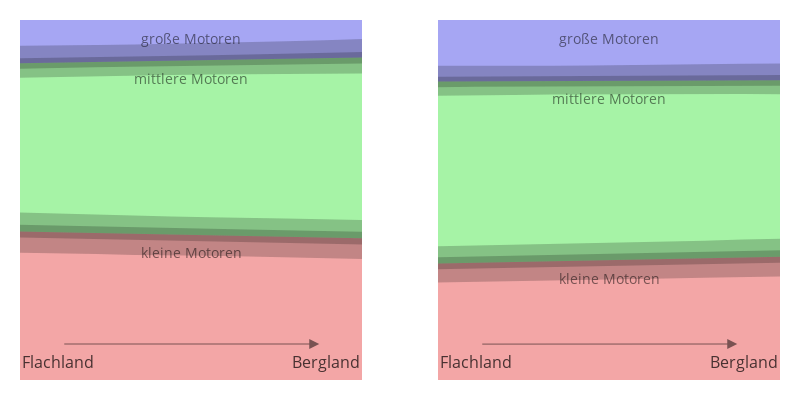

The code cell stored with this chart in its notebook:
### Code cell
colors = ["rgba(255,0,0,.3)", "rgba(0,255,0,.3)", "rgba(0,0,255,.3)"]
motors = ["low", "mid", "hi"]
annotations = ["kleine Motoren", "mittlere Motoren", "große Motoren"]
incomes = [-2.0, 2.0]
widths = [.95, .5]

fig = make_subplots(rows = 1, cols = 2)

for plotcolumn, income_scaled in zip([1,2], incomes):
    # filter to df for each panel:
    post_m1_thispanel = post_m1.loc[
        (post_m1.income_scaled == income_scaled)
    ]

    for color, motor, annotation in zip(colors, motors, annotations):
        # filter to df for each trace:
        post_m1_thistrace = post_m1_thispanel.loc[
            (post_m1.motor == motor) &
            (post_m1.width == .95) # arbitrary; need any 1 width to draw mean
        ]
        this_annotation_y = np.mean(post_m1_thistrace.ratio) - .05

        # the area trace:
        fig.add_trace(
            go.Scatter(
                x = post_m1_thistrace.m_rugged_scaled,
                y = post_m1_thistrace.ratio,
                mode = "lines",
                fill = "tonexty",
                line = dict(width = 0),
                fillcolor = color,
                showlegend = False,
            ), col = plotcolumn, row = 1 )
        
        # motorization label:
        fig.add_annotation(x = .0,
                           y = this_annotation_y,
                           text = annotation,
                           xref = "x",
                           xanchor = "center",
                           showarrow = False,
                           font = dict(color = "rgba(0,0,0,.5)",
                                       size = 14),
                           row = 1, col = plotcolumn
                          )

    # arrow:
    fig.add_annotation(x = 1.5, xref = "x",
                       y = .1, yref = "y",
                       ax = -1.5, axref = "x"+str(plotcolumn),
                       ay = .1, ayref = "y",
                       text = "", arrowhead = 2, arrowcolor = "rgba(0,0,0,.5)", arrowsize = 2,
                       row = 1, col = plotcolumn
                      )
    
    # Bergland & Flachland:
    fig.add_annotation(x = 2, y = .05, showarrow = False,
                       text = "Bergland", xanchor = "right",
                       font = dict(color = "rgba(0,0,0,.7)", size = 16),
                       row = 1, col = plotcolumn
                      )
    fig.add_annotation(x = -2, y = .05, showarrow = False,
                       text = "Flachland", xanchor = "left",
                       font = dict(color = "rgba(0,0,0,.7)", size = 16),
                       row = 1, col = plotcolumn
                      )

    # depict uncertainty:
    for width in widths:
    
        for motor in ["low", "mid"]:

            post_m1_uncertainty = post_m1_thispanel.loc[(post_m1_thispanel.width == width) &
                                                        (post_m1_thispanel.motor == motor)]

            fig.add_trace(
                go.Scatter(
                    x = pd.concat([post_m1_uncertainty.m_rugged_scaled,
                                   post_m1_uncertainty.m_rugged_scaled[::-1]]),
                    y = pd.concat([post_m1_uncertainty.upper,
                                   post_m1_uncertainty.lower[::-1]]),
                    mode = "lines",
                    line = dict(width = 0),
                    fill = "toself",
                    fillcolor = "rgba(0,0,0,.2)",
                    showlegend = False
                ),
                row = 1, col = plotcolumn
            )

                  
    
fig.update_layout(height = 400,
                  width = 800,
                  xaxis = dict(tickvals = [],
                               zeroline = False,
                               gridcolor = "rgba(0,0,0,0)"
                              ),
                  xaxis2 = dict(tickvals = [],
                               zeroline = False,
                               gridcolor = "rgba(0,0,0,0)"
                              ),
                  yaxis = dict(tickvals = [],
                               range = [0,1],
                               zeroline = False,
                               gridcolor = "rgba(0,0,0,0)"
                              ),
                  yaxis2 = dict(tickvals = [],
                               range = [0,1],
                               zeroline = False,
                               gridcolor = "rgba(0,0,0,0)"
                              ),
                  margin = dict(t=20, r=20, b=20, l=20),
                  plot_bgcolor = "rgba(200,200,200,.3)",
                  paper_bgcolor = "rgba(0,0,0,0)",
                  xaxis_gridcolor = "rgba(0,0,0,0)",
                 )


    
fig.show()

### Figure 1 — Plotly figure (JSON) as saved in the notebook; plotly's stock layout.template omitted (floating-point values rounded to 4 significant figures)
{"data": [{"fill": "tonexty", "fillcolor": "rgba(255,0,0,.3)", "line": {"width": 0}, "mode": "lines", "showlegend": false, "type": "scatter", "x": [-2, -1.556, -1.111, -0.6667, -0.2222, 0.2222, 0.6667, 1.111, 1.556, 2], "xaxis": "x", "y": [0.4127, 0.4107, 0.4086, 0.4066, 0.4044, 0.4023, 0.4001, 0.398, 0.3958, 0.3936], "yaxis": "y"}, {"fill": "tonexty", "fillcolor": "rgba(0,255,0,.3)", "line": {"width": 0}, "mode": "lines", "showlegend": false, "type": "scatter", "x": [-2, -1.556, -1.111, -0.6667, -0.2222, 0.2222, 0.6667, 1.111, 1.556, 2], "xaxis": "x", "y": [0.8802, 0.882, 0.8838, 0.8856, 0.8874, 0.8892, 0.8908, 0.8926, 0.8942, 0.8959], "yaxis": "y"}, {"fill": "tonexty", "fillcolor": "rgba(0,0,255,.3)", "line": {"width": 0}, "mode": "lines", "showlegend": false, "type": "scatter", "x": [-2, -1.556, -1.111, -0.6667, -0.2222, 0.2222, 0.6667, 1.111, 1.556, 2], "xaxis": "x", "y": [1.0, 1, 1.0, 1.0, 1, 1.0, 1.0, 1, 1.0, 1], "yaxis": "y"}, {"fill": "toself", "fillcolor": "rgba(0, 0, 0, 0.2)", "line": {"width": 0}, "mode": "lines", "showlegend": false, "type": "scatter", "x": [-2, -1.556, -1.111, -0.6667, -0.2222, 0.2222, 0.6667, 1.111, 1.556, 2, 2, 1.556, 1.111, 0.6667, 0.2222, -0.2222, -0.6667, -1.111, -1.556, -2], "xaxis": "x", "y": [0.4654, 0.4623, 0.4595, 0.4565, 0.4543, 0.4519, 0.4509, 0.4488, 0.4466, 0.4448, 0.3361, 0.3377, 0.3407, 0.3428, 0.3448, 0.3454, 0.3476, 0.3503, 0.3517, 0.3535], "yaxis": "y"}, {"fill": "toself", "fillcolor": "rgba(0, 0, 0, 0.2)", "line": {"width": 0}, "mode": "lines", "showlegend": false, "type": "scatter", "x": [-2, -1.556, -1.111, -0.6667, -0.2222, 0.2222, 0.6667, 1.111, 1.556, 2, 2, 1.556, 1.111, 0.6667, 0.2222, -0.2222, -0.6667, -1.111, -1.556, -2], "xaxis": "x", "y": [0.9288, 0.9288, 0.9305, 0.9317, 0.9335, 0.9359, 0.9389, 0.9409, 0.944, 0.9473, 0.8515, 0.8512, 0.8504, 0.8494, 0.8489, 0.8471, 0.8457, 0.8439, 0.8417, 0.8393], "yaxis": "y"}, {"fill": "toself", "fillcolor": "rgba(0, 0, 0, 0.2)", "line": {"width": 0}, "mode": "lines", "showlegend": false, "type": "scatter", "x": [-2, -1.556, -1.111, -0.6667, -0.2222, 0.2222, 0.6667, 1.111, 1.556, 2, 2, 1.556, 1.111, 0.6667, 0.2222, -0.2222, -0.6667, -1.111, -1.556, -2], "xaxis": "x", "y": [0.4312, 0.4288, 0.4265, 0.4245, 0.4223, 0.4204, 0.4178, 0.4162, 0.4142, 0.4121, 0.3766, 0.3789, 0.3813, 0.3837, 0.3859, 0.3881, 0.3905, 0.3921, 0.3937, 0.3959], "yaxis": "y"}, {"fill": "toself", "fillcolor": "rgba(0, 0, 0, 0.2)", "line": {"width": 0}, "mode": "lines", "showlegend": false, "type": "scatter", "x": [-2, -1.556, -1.111, -0.6667, -0.2222, 0.2222, 0.6667, 1.111, 1.556, 2, 2, 1.556, 1.111, 0.6667, 0.2222, -0.2222, -0.6667, -1.111, -1.556, -2], "xaxis": "x", "y": [0.8939, 0.8952, 0.8969, 0.8985, 0.9002, 0.9019, 0.9043, 0.9066, 0.9088, 0.9109, 0.8794, 0.8781, 0.8768, 0.8755, 0.874, 0.8724, 0.8706, 0.8689, 0.8668, 0.8645], "yaxis": "y"}, {"fill": "tonexty", "fillcolor": "rgba(255,0,0,.3)", "line": {"width": 0}, "mode": "lines", "showlegend": false, "type": "scatter", "x": [-2, -1.556, -1.111, -0.6667, -0.2222, 0.2222, 0.6667, 1.111, 1.556, 2], "xaxis": "x2", "y": [0.3239, 0.3259, 0.3279, 0.33, 0.332, 0.334, 0.336, 0.3381, 0.3402, 0.3423], "yaxis": "y2"}, {"fill": "tonexty", "fillcolor": "rgba(0,255,0,.3)", "line": {"width": 0}, "mode": "lines", "showlegend": false, "type": "scatter", "x": [-2, -1.556, -1.111, -0.6667, -0.2222, 0.2222, 0.6667, 1.111, 1.556, 2], "xaxis": "x2", "y": [0.8289, 0.8293, 0.8298, 0.8302, 0.8307, 0.8311, 0.8316, 0.832, 0.8325, 0.8329], "yaxis": "y2"}, {"fill": "tonexty", "fillcolor": "rgba(0,0,255,.3)", "line": {"width": 0}, "mode": "lines", "showlegend": false, "type": "scatter", "x": [-2, -1.556, -1.111, -0.6667, -0.2222, 0.2222, 0.6667, 1.111, 1.556, 2], "xaxis": "x2", "y": [1, 1, 1, 1, 1, 1, 1, 1.0, 1, 1], "yaxis": "y2"}, {"fill": "toself", "fillcolor": "rgba(0, 0, 0, 0.2)", "line": {"width": 0}, "mode": "lines", "showlegend": false, "type": "scatter", "x": [-2, -1.556, -1.111, -0.6667, -0.2222, 0.2222, 0.6667, 1.111, 1.556, 2, 2, 1.556, 1.111, 0.6667, 0.2222, -0.2222, -0.6667, -1.111, -1.556, -2], "xaxis": "x2", "y": [0.3718, 0.3738, 0.3755, 0.3776, 0.3804, 0.3824, 0.3847, 0.3871, 0.39, 0.3922, 0.2872, 0.2863, 0.2841, 0.2817, 0.2801, 0.2781, 0.2766, 0.2751, 0.2733, 0.2707], "yaxis": "y2"}, {"fill": "toself", "fillcolor": "rgba(0, 0, 0, 0.2)", "line": {"width": 0}, "mode": "lines", "showlegend": false, "type": "scatter", "x": [-2, -1.556, -1.111, -0.6667, -0.2222, 0.2222, 0.6667, 1.111, 1.556, 2, 2, 1.556, 1.111, 0.6667, 0.2222, -0.2222, -0.6667, -1.111, -1.556, -2], "xaxis": "x2", "y": [0.8726, 0.8723, 0.8726, 0.8732, 0.8735, 0.8751, 0.8754, 0.8764, 0.8784, 0.879, 0.7937, 0.7945, 0.7946, 0.7942, 0.794, 0.7933, 0.7933, 0.792, 0.7913, 0.7898], "yaxis": "y2"}, {"fill": "toself", "fillcolor": "rgba(0, 0, 0, 0.2)", "line": {"width": 0}, "mode": "lines", "showlegend": false, "type": "scatter", "x": [-2, -1.556, -1.111, -0.6667, -0.2222, 0.2222, 0.6667, 1.111, 1.556, 2, 2, 1.556, 1.111, 0.6667, 0.2222, -0.2222, -0.6667, -1.111, -1.556, -2], "xaxis": "x2", "y": [0.3409, 0.343, 0.345, 0.3471, 0.3491, 0.3512, 0.353, 0.3554, 0.3577, 0.3601, 0.3258, 0.324, 0.3221, 0.3203, 0.3183, 0.3161, 0.3143, 0.3118, 0.3096, 0.3076], "yaxis": "y2"}, {"fill": "toself", "fillcolor": "rgba(0, 0, 0, 0.2)", "line": {"width": 0}, "mode": "lines", "showlegend": false, "type": "scatter", "x": [-2, -1.556, -1.111, -0.6667, -0.2222, 0.2222, 0.6667, 1.111, 1.556, 2, 2, 1.556, 1.111, 0.6667, 0.2222, -0.2222, -0.6667, -1.111, -1.556, -2], "xaxis": "x2", "y": [0.8425, 0.843, 0.8432, 0.8439, 0.8441, 0.8446, 0.845, 0.8453, 0.8464, 0.847, 0.8172, 0.817, 0.8168, 0.8166, 0.8161, 0.8159, 0.8155, 0.8148, 0.8143, 0.8132], "yaxis": "y2"}], "layout": {"annotations": [{"font": {"color": "rgba(0, 0, 0, 0.5)", "size": 14}, "showarrow": false, "text": "kleine Motoren", "x": 0, "xanchor": "center", "xref": "x", "y": 0.3533, "yref": "y"}, {"font": {"color": "rgba(0, 0, 0, 0.5)", "size": 14}, "showarrow": false, "text": "mittlere Motoren", "x": 0, "xanchor": "center", "xref": "x", "y": 0.8382, "yref": "y"}, {"font": {"color": "rgba(0, 0, 0, 0.5)", "size": 14}, "showarrow": false, "text": "große Motoren", "x": 0, "xanchor": "center", "xref": "x", "y": 0.95, "yref": "y"}, {"arrowcolor": "rgba(0, 0, 0, 0.5)", "arrowhead": 2, "arrowsize": 2, "ax": -1.5, "axref": "x", "ay": 0.1, "ayref": "y", "text": "", "x": 1.5, "xref": "x", "y": 0.1, "yref": "y"}, {"font": {"color": "rgba(0, 0, 0, 0.7)", "size": 16}, "showarrow": false, "text": "Bergland", "x": 2, "xanchor": "right", "xref": "x", "y": 0.05, "yref": "y"}, {"font": {"color": "rgba(0, 0, 0, 0.7)", "size": 16}, "showarrow": false, "text": "Flachland", "x": -2, "xanchor": "left", "xref": "x", "y": 0.05, "yref": "y"}, {"font": {"color": "rgba(0, 0, 0, 0.5)", "size": 14}, "showarrow": false, "text": "kleine Motoren", "x": 0, "xanchor": "center", "xref": "x2", "y": 0.283, "yref": "y2"}, {"font": {"color": "rgba(0, 0, 0, 0.5)", "size": 14}, "showarrow": false, "text": "mittlere Motoren", "x": 0, "xanchor": "center", "xref": "x2", "y": 0.7809, "yref": "y2"}, {"font": {"color": "rgba(0, 0, 0, 0.5)", "size": 14}, "showarrow": false, "text": "große Motoren", "x": 0, "xanchor": "center", "xref": "x2", "y": 0.95, "yref": "y2"}, {"arrowcolor": "rgba(0, 0, 0, 0.5)", "arrowhead": 2, "arrowsize": 2, "ax": -1.5, "axref": "x2", "ay": 0.1, "ayref": "y", "text": "", "x": 1.5, "xref": "x2", "y": 0.1, "yref": "y2"}, {"font": {"color": "rgba(0, 0, 0, 0.7)", "size": 16}, "showarrow": false, "text": "Bergland", "x": 2, "xanchor": "right", "xref": "x2", "y": 0.05, "yref": "y2"}, {"font": {"color": "rgba(0, 0, 0, 0.7)", "size": 16}, "showarrow": false, "text": "Flachland", "x": -2, "xanchor": "left", "xref": "x2", "y": 0.05, "yref": "y2"}], "height": 400, "margin": {"b": 20, "l": 20, "r": 20, "t": 20}, "paper_bgcolor": "rgba(0, 0, 0, 0)", "plot_bgcolor": "rgba(200,200,200,.3)", "width": 800, "xaxis": {"anchor": "y", "autorange": true, "domain": [0, 0.45], "gridcolor": "rgba(0, 0, 0, 0)", "range": [-2, 2], "tickvals": [], "type": "linear", "zeroline": false}, "xaxis2": {"anchor": "y2", "autorange": true, "domain": [0.55, 1], "gridcolor": "rgba(0, 0, 0, 0)", "range": [-2, 2], "tickvals": [], "type": "linear", "zeroline": false}, "yaxis": {"anchor": "x", "domain": [0, 1], "gridcolor": "rgba(0, 0, 0, 0)", "range": [0, 1], "tickvals": [], "type": "linear", "zeroline": false}, "yaxis2": {"anchor": "x2", "domain": [0, 1], "gridcolor": "rgba(0, 0, 0, 0)", "range": [0, 1], "tickvals": [], "type": "linear", "zeroline": false}}}
